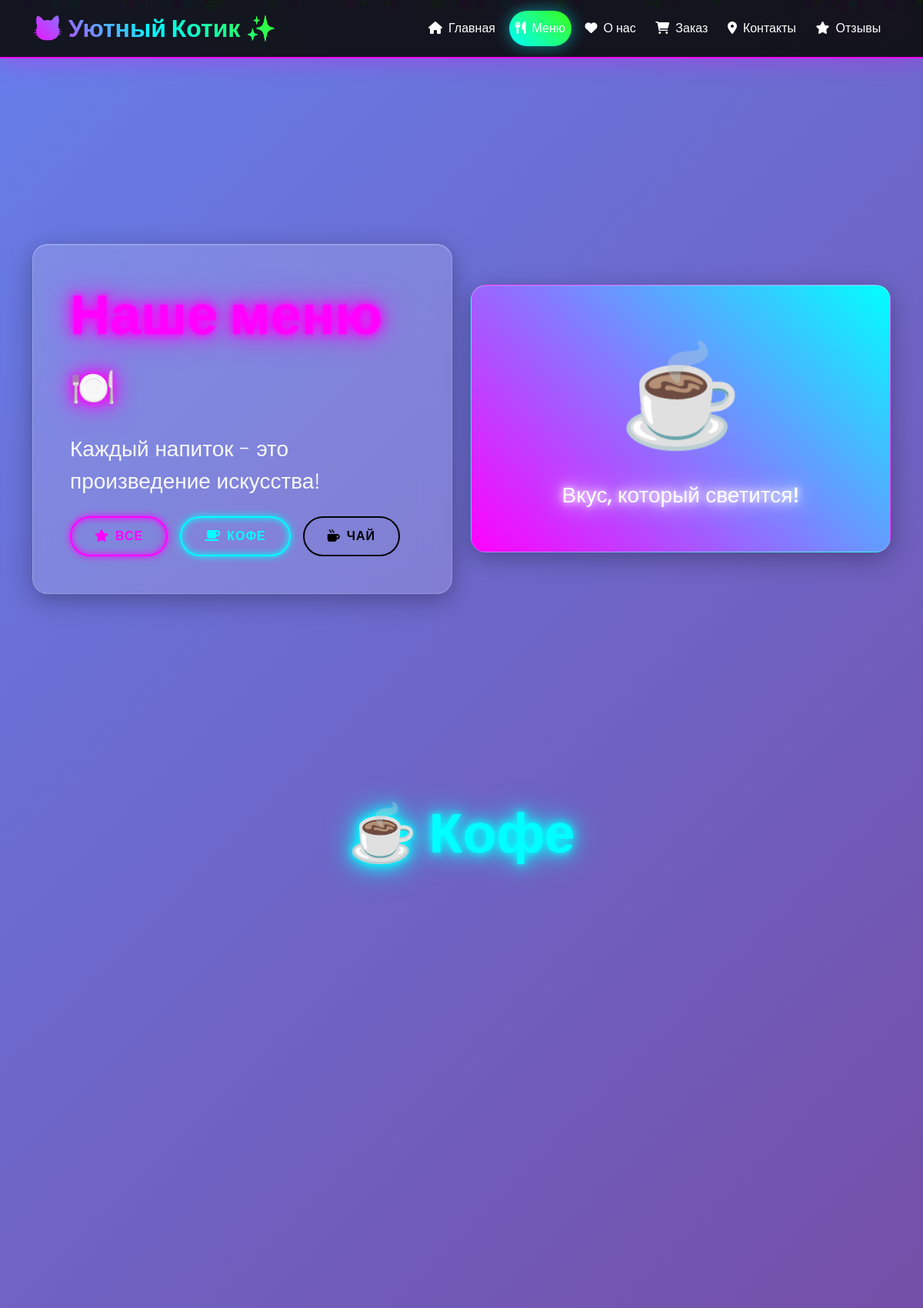
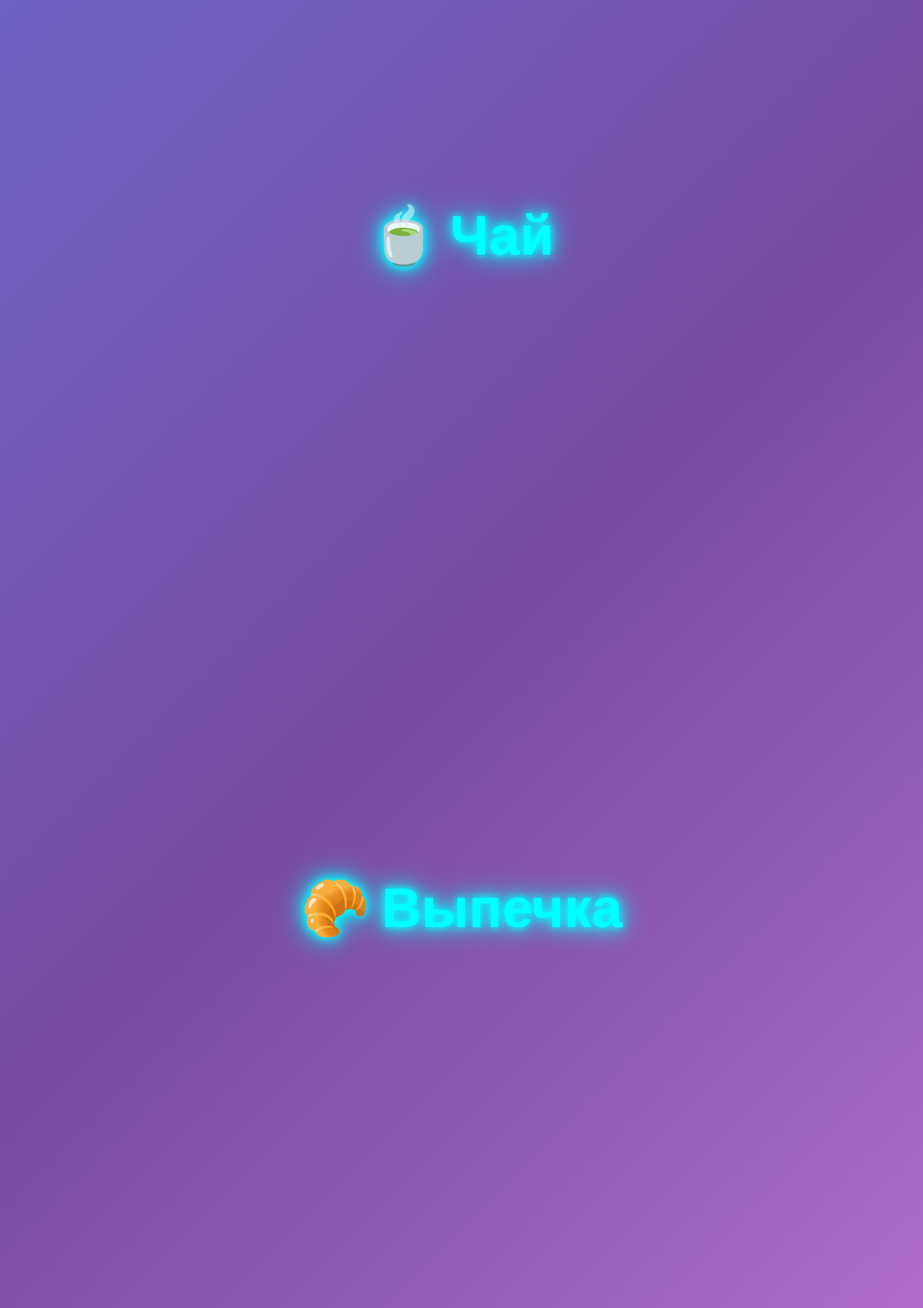
The app's page /menu/ (upper part) with its own data (2 pictures, top to bottom).
### cafe/models.py (models this page shows, shortened)
class Category(models.Model):
    name = models.CharField(max_length=100, verbose_name="Название категории")
    image = models.ImageField(upload_to='categories/', blank=True, null=True, verbose_name="Изображение")
    class Meta:
        verbose_name = "Категория"
        verbose_name_plural = "Категории"

### cafe/views.py (the view)
# urls.py: path('menu/', views.menu, name='menu'),
def menu(request):
    categories = Category.objects.all()
    context = {
        'categories': categories,
        'title': 'Меню'
    }
    return render(request, 'cafe/menu.html', context)

### templates/cafe/menu.html (shortened to what this page needs)
{% extends 'cafe/base.html' %}
{% load static %}
{% block content %}
<section class="py-5">
    <div class="container">
        <div class="row align-items-center min-vh-100">
            <div class="col-lg-6">
                <div class="glass-card p-5 floating">
                    <h1 class="display-2 fw-bold neon-text mb-4" style="color: var(--neon-pink);">
                        Наше меню <span class="cat-emoji">🍽️</span>
                    </h1>
                    <p class="lead fs-3 text-light mb-4">
                        Каждый напиток - это произведение искусства!
                    </p>
                    <div class="d-flex flex-wrap gap-3">
                        <button class="btn-neon btn-neon-pink" onclick="filterMenu('all')">
                            <i class="fas fa-star me-2"></i>Все
                        </button>
                        <button class="btn-neon btn-neon-blue" onclick="filterMenu('coffee')">
                            <i class="fas fa-coffee me-2"></i>Кофе
                        </button>
                        <button class="btn-neon btn-neon-green" onclick="filterMenu('tea')">
                            <i class="fas fa-mug-hot me-2"></i>Чай
                        </button>
                    </div>
                </div>
            </div>
            <div class="col-lg-6 text-center">
                <div class="glass-card p-5 pulse" style="background: linear-gradient(45deg, var(--neon-pink), var(--neon-blue));">
                    <div class="cat-emoji" style="font-size: 8rem;">☕</div>
                    <h3 class="neon-text mt-3" style="color: white;">Вкус, который светится!</h3>
                </div>
            </div>
        </div>
    </div>
</section>
<section class="py-5">
    <div class="container">
        {% for category in categories %}
        <div class="menu-category mb-5" data-category="{{ category.name|lower }}">
            <h2 class="text-center mb-5 display-2 fw-bold neon-text" style="color: var(--neon-blue);">
                {% if category.name == 'Кофе' %}☕
                {% elif category.name == 'Чай' %}🍵
                {% elif category.name == 'Десерты' %}🍰
                {% elif category.name == 'Выпечка' %}🥐
                {% else %}🍽️{% endif %}
                {{ category.name }}
            </h2>
            <div class="row g-4">
                {% for item in category.menuitem_set.all %}
                {% if item.is_available %}
                <div class="col-lg-6">
                </div>
                {% endif %}
                {% endfor %}
            </div>
        </div>
        {% endfor %}
    </div>
</section>
{% endblock %}

### templates/cafe/base.html (style rules this page uses)
:root { --neon-pink: #ff00ff; --neon-blue: #00ffff; --neon-green: #39ff14; --neon-purple: #bf00ff; --dark-bg: #0a0a0a; --card-bg: rgba(255, 255, 255, 0.1); }
body { background: linear-gradient(135deg, #667eea 0%, #764ba2 50%, #f093fb 100%); font-family: 'Poppins', sans-serif; min-height: 100vh; color: white; overflow-x: hidden; }
.neon-text { text-shadow: 0 0 10px currentColor, 0 0 20px currentColor, 0 0 40px currentColor; animation: neonGlow 2s ease-in-out infinite alternate; }
.glass-card { background: rgba(255, 255, 255, 0.15); backdrop-filter: blur(20px); border-radius: 20px; border: 1px solid rgba(255, 255, 255, 0.2); box-shadow: 0 8px 32px rgba(0, 0, 0, 0.3), inset 0 1px 0 rgba(255, 255, 255, 0.2); transition: all 0.4s cubic-bezier(0.175, 0.885, 0.32, 1.275); }
.btn-neon { background: transparent; border: 2px solid; border-radius: 50px; padding: 12px 30px; font-weight: 600; text-transform: uppercase; letter-spacing: 1px; transition: all 0.3s ease; position: relative; overflow: hidden; }
.btn-neon::before { content: ''; position: absolute; top: 0; left: -100%; width: 100%; height: 100%; background: linear-gradient(90deg, transparent, rgba(255, 255, 255, 0.3), transparent); transition: left 0.5s; }
.btn-neon-pink { border-color: var(--neon-pink); color: var(--neon-pink); box-shadow: 0 0 10px var(--neon-pink), inset 0 0 10px var(--neon-pink); }
.btn-neon-blue { border-color: var(--neon-blue); color: var(--neon-blue); box-shadow: 0 0 10px var(--neon-blue), inset 0 0 10px var(--neon-blue); }
.floating { animation: floating 3s ease-in-out infinite; }
.pulse { animation: pulse 2s infinite; }
.cat-emoji { font-size: 3rem; animation: bounce 2s infinite, rotate 4s linear infinite; }

### templates/cafe/menu.html (style rules this page uses)
.menu-category { transition: all 0.5s ease; }

### records on screen
Category: name "Кофе"
Category: name "Чай"
Category: name "Выпечка"
